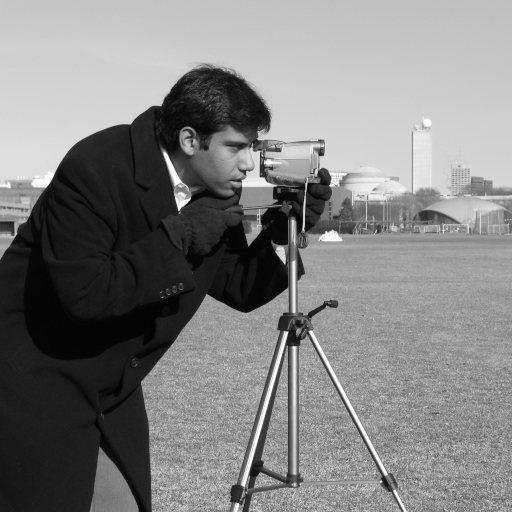
#> input picture skimage.data.camera(), 512 x 512 px
$ python run_sample_images.py
#> lines starting #> are read from the running program, lines starting #| are printed output that depends on the picture
"""
Quick sanity-check runner for the four analysis pipelines.

Usage
-----
$ python run_sample_images.py
"""
from pathlib import Path

import pandas as pd
from skimage import data, img_as_ubyte, io

import gfap
import hoechst
import neun
import sox9


def _prepare_sample_images(out_dir: Path) -> list[Path]:
    """Save a handful of scikit-image sample pictures and return their paths."""
    out_dir.mkdir(parents=True, exist_ok=True)

    samples = {
        "camera":      img_as_ubyte(data.camera()),
        "coins":       img_as_ubyte(data.coins()),
        "moon":        img_as_ubyte(data.moon()),
        "text":        img_as_ubyte(data.text()),
        "page":        img_as_ubyte(data.page()),
        "horse":       img_as_ubyte(data.horse()),
        "checker":     img_as_ubyte(data.checkerboard()),
        "rocket":      img_as_ubyte(data.rocket()),
        "clock":       img_as_ubyte(data.clock()),
        # A 2-D slice from the 3-D cells volume
        "cells":       img_as_ubyte(data.cells3d()[30, 1]),
    }
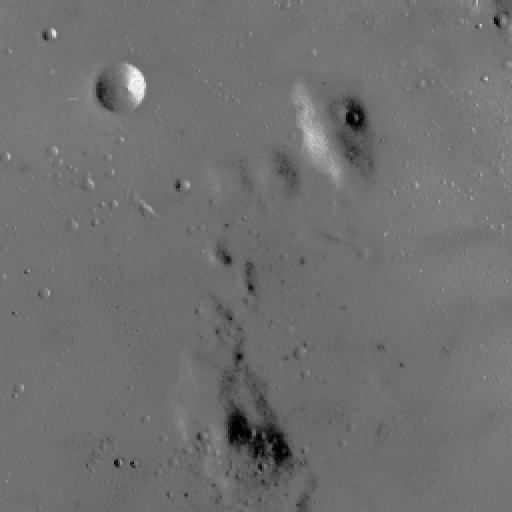
#> input picture skimage.data.moon(), 512 x 512 px
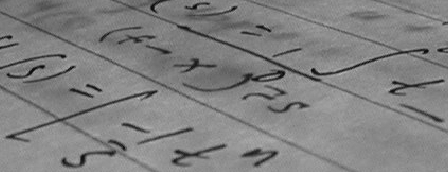
#> input picture skimage.data.text(), 448 x 172 px
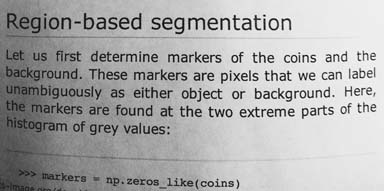
#> input picture skimage.data.page(), 384 x 191 px
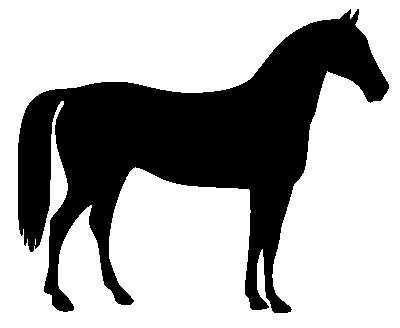
#> input picture skimage.data.horse(), 400 x 328 px
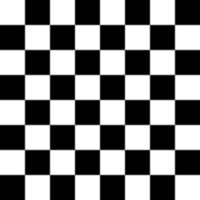
#> input picture skimage.data.checkerboard(), 200 x 200 px
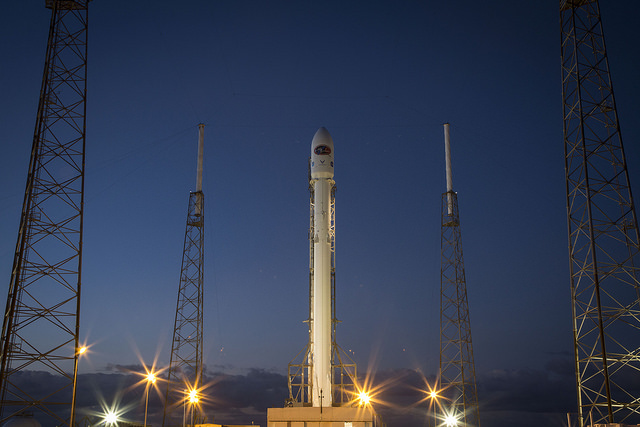
#> input picture skimage.data.rocket(), 640 x 427 px
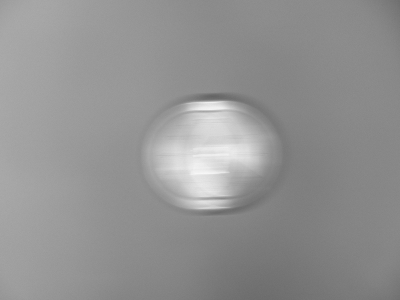
#> input picture skimage.data.clock(), 400 x 300 px

    paths: list[Path] = []
    for name, img in samples.items():
        path = out_dir / f"{name}.png"
        io.imsave(path, img, check_contrast=False)
        paths.append(path)

    print(f"Saved {len(paths)} test images to {out_dir.resolve()}")
    return paths


def _run_pipeline(name: str, batch_fn, img_paths: list[Path]) -> pd.DataFrame:
    """Execute one analysis batch function and pretty-print the result."""
    print(f"\n=== {name} ===")
    df = batch_fn(img_paths)
    print(df.to_string(index=False))
    return df


def main() -> None:
    img_dir = Path("sample_images")
    images = _prepare_sample_images(img_dir)

    _run_pipeline("GFAP",    gfap.batch_analyze,    images)
    _run_pipeline("Hoechst", hoechst.batch_analyze, images)
    _run_pipeline("NeuN",    neun.batch_analyze,    images)
    _run_pipeline("SOX9",    sox9.batch_analyze,    images)


if __name__ == "__main__":
#> (the run stopped early here; a loop or call above may not have finished)
